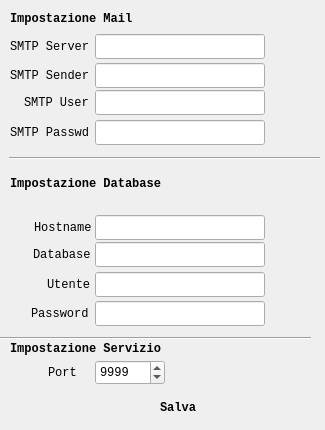
<?xml version="1.0" encoding="UTF-8"?>
<ui version="4.0">
 <class>DialogImpostazione</class>
 <widget class="QDialog" name="DialogImpostazione">
  <property name="geometry">
   <rect>
    <x>0</x>
    <y>0</y>
    <width>325</width>
    <height>430</height>
   </rect>
  </property>
  <property name="minimumSize">
   <size>
    <width>325</width>
    <height>430</height>
   </size>
  </property>
  <property name="maximumSize">
   <size>
    <width>325</width>
    <height>430</height>
   </size>
  </property>
  <property name="sizeIncrement">
   <size>
    <width>325</width>
    <height>430</height>
   </size>
  </property>
  <property name="baseSize">
   <size>
    <width>325</width>
    <height>430</height>
   </size>
  </property>
  <property name="font">
   <font>
    <family>Monospace</family>
    <pointsize>9</pointsize>
   </font>
  </property>
  <property name="cursor">
   <cursorShape>PointingHandCursor</cursorShape>
  </property>
  <property name="windowTitle">
   <string>Dialog</string>
  </property>
  <widget class="QLineEdit" name="EditDialogHostname">
   <property name="enabled">
    <bool>true</bool>
   </property>
   <property name="geometry">
    <rect>
     <x>95</x>
     <y>215</y>
     <width>170</width>
     <height>25</height>
    </rect>
   </property>
   <property name="minimumSize">
    <size>
     <width>170</width>
     <height>25</height>
    </size>
   </property>
   <property name="maximumSize">
    <size>
     <width>170</width>
     <height>25</height>
    </size>
   </property>
   <property name="font">
    <font>
     <family>Monospace</family>
     <pointsize>9</pointsize>
    </font>
   </property>
   <property name="cursor">
    <cursorShape>PointingHandCursor</cursorShape>
   </property>
   <property name="readOnly">
    <bool>false</bool>
   </property>
  </widget>
  <widget class="QLabel" name="labelHost">
   <property name="geometry">
    <rect>
     <x>34</x>
     <y>218</y>
     <width>60</width>
     <height>20</height>
    </rect>
   </property>
   <property name="minimumSize">
    <size>
     <width>50</width>
     <height>20</height>
    </size>
   </property>
   <property name="maximumSize">
    <size>
     <width>60</width>
     <height>20</height>
    </size>
   </property>
   <property name="font">
    <font>
     <family>Monospace</family>
     <pointsize>9</pointsize>
     <weight>50</weight>
     <bold>false</bold>
    </font>
   </property>
   <property name="cursor">
    <cursorShape>PointingHandCursor</cursorShape>
   </property>
   <property name="text">
    <string>Hostname</string>
   </property>
  </widget>
  <widget class="QPushButton" name="btSave">
   <property name="geometry">
    <rect>
     <x>130</x>
     <y>396</y>
     <width>25</width>
     <height>25</height>
    </rect>
   </property>
   <property name="font">
    <font>
     <family>Monospace</family>
     <pointsize>9</pointsize>
    </font>
   </property>
   <property name="cursor">
    <cursorShape>PointingHandCursor</cursorShape>
   </property>
   <property name="text">
    <string/>
   </property>
   <property name="flat">
    <bool>true</bool>
   </property>
  </widget>
  <widget class="QLineEdit" name="EditDialogPwd">
   <property name="enabled">
    <bool>true</bool>
   </property>
   <property name="geometry">
    <rect>
     <x>95</x>
     <y>301</y>
     <width>170</width>
     <height>25</height>
    </rect>
   </property>
   <property name="minimumSize">
    <size>
     <width>170</width>
     <height>25</height>
    </size>
   </property>
   <property name="maximumSize">
    <size>
     <width>170</width>
     <height>25</height>
    </size>
   </property>
   <property name="font">
    <font>
     <family>Monospace</family>
     <pointsize>9</pointsize>
    </font>
   </property>
   <property name="cursor">
    <cursorShape>PointingHandCursor</cursorShape>
   </property>
   <property name="echoMode">
    <enum>QLineEdit::Password</enum>
   </property>
   <property name="readOnly">
    <bool>false</bool>
   </property>
  </widget>
  <widget class="QLabel" name="labelPassword">
   <property name="geometry">
    <rect>
     <x>31</x>
     <y>304</y>
     <width>65</width>
     <height>20</height>
    </rect>
   </property>
   <property name="minimumSize">
    <size>
     <width>65</width>
     <height>20</height>
    </size>
   </property>
   <property name="maximumSize">
    <size>
     <width>65</width>
     <height>20</height>
    </size>
   </property>
   <property name="baseSize">
    <size>
     <width>65</width>
     <height>20</height>
    </size>
   </property>
   <property name="font">
    <font>
     <family>Monospace</family>
     <pointsize>9</pointsize>
     <weight>50</weight>
     <bold>false</bold>
    </font>
   </property>
   <property name="cursor">
    <cursorShape>PointingHandCursor</cursorShape>
   </property>
   <property name="text">
    <string>Password</string>
   </property>
  </widget>
  <widget class="QLineEdit" name="EditDialogDatabase">
   <property name="enabled">
    <bool>true</bool>
   </property>
   <property name="geometry">
    <rect>
     <x>95</x>
     <y>242</y>
     <width>170</width>
     <height>25</height>
    </rect>
   </property>
   <property name="minimumSize">
    <size>
     <width>170</width>
     <height>25</height>
    </size>
   </property>
   <property name="maximumSize">
    <size>
     <width>170</width>
     <height>25</height>
    </size>
   </property>
   <property name="font">
    <font>
     <family>Monospace</family>
     <pointsize>9</pointsize>
    </font>
   </property>
   <property name="cursor">
    <cursorShape>PointingHandCursor</cursorShape>
   </property>
   <property name="readOnly">
    <bool>false</bool>
   </property>
  </widget>
  <widget class="QLabel" name="labelDatabase">
   <property name="geometry">
    <rect>
     <x>33</x>
     <y>245</y>
     <width>60</width>
     <height>20</height>
    </rect>
   </property>
   <property name="minimumSize">
    <size>
     <width>50</width>
     <height>20</height>
    </size>
   </property>
   <property name="maximumSize">
    <size>
     <width>60</width>
     <height>20</height>
    </size>
   </property>
   <property name="font">
    <font>
     <family>Monospace</family>
     <pointsize>9</pointsize>
     <weight>50</weight>
     <bold>false</bold>
    </font>
   </property>
   <property name="cursor">
    <cursorShape>PointingHandCursor</cursorShape>
   </property>
   <property name="text">
    <string>Database</string>
   </property>
  </widget>
  <widget class="QLineEdit" name="EditDialogUsername">
   <property name="enabled">
    <bool>true</bool>
   </property>
   <property name="geometry">
    <rect>
     <x>95</x>
     <y>272</y>
     <width>170</width>
     <height>25</height>
    </rect>
   </property>
   <property name="minimumSize">
    <size>
     <width>170</width>
     <height>25</height>
    </size>
   </property>
   <property name="maximumSize">
    <size>
     <width>170</width>
     <height>25</height>
    </size>
   </property>
   <property name="font">
    <font>
     <family>Monospace</family>
     <pointsize>9</pointsize>
    </font>
   </property>
   <property name="cursor">
    <cursorShape>PointingHandCursor</cursorShape>
   </property>
   <property name="readOnly">
    <bool>false</bool>
   </property>
  </widget>
  <widget class="QLabel" name="labelUsername">
   <property name="geometry">
    <rect>
     <x>47</x>
     <y>275</y>
     <width>60</width>
     <height>20</height>
    </rect>
   </property>
   <property name="minimumSize">
    <size>
     <width>50</width>
     <height>20</height>
    </size>
   </property>
   <property name="maximumSize">
    <size>
     <width>60</width>
     <height>20</height>
    </size>
   </property>
   <property name="font">
    <font>
     <family>Monospace</family>
     <pointsize>9</pointsize>
     <weight>50</weight>
     <bold>false</bold>
    </font>
   </property>
   <property name="cursor">
    <cursorShape>PointingHandCursor</cursorShape>
   </property>
   <property name="text">
    <string>Utente</string>
   </property>
  </widget>
  <widget class="QLabel" name="labelSmtpPassword">
   <property name="geometry">
    <rect>
     <x>10</x>
     <y>123</y>
     <width>80</width>
     <height>20</height>
    </rect>
   </property>
   <property name="minimumSize">
    <size>
     <width>80</width>
     <height>20</height>
    </size>
   </property>
   <property name="maximumSize">
    <size>
     <width>80</width>
     <height>20</height>
    </size>
   </property>
   <property name="font">
    <font>
     <family>Monospace</family>
     <pointsize>9</pointsize>
     <weight>50</weight>
     <bold>false</bold>
    </font>
   </property>
   <property name="cursor">
    <cursorShape>PointingHandCursor</cursorShape>
   </property>
   <property name="text">
    <string>SMTP Passwd</string>
   </property>
  </widget>
  <widget class="QLineEdit" name="EditDialogSmtpUser">
   <property name="enabled">
    <bool>true</bool>
   </property>
   <property name="geometry">
    <rect>
     <x>95</x>
     <y>90</y>
     <width>170</width>
     <height>25</height>
    </rect>
   </property>
   <property name="minimumSize">
    <size>
     <width>170</width>
     <height>25</height>
    </size>
   </property>
   <property name="maximumSize">
    <size>
     <width>170</width>
     <height>25</height>
    </size>
   </property>
   <property name="font">
    <font>
     <family>Monospace</family>
     <pointsize>9</pointsize>
    </font>
   </property>
   <property name="cursor">
    <cursorShape>PointingHandCursor</cursorShape>
   </property>
   <property name="readOnly">
    <bool>false</bool>
   </property>
  </widget>
  <widget class="QLabel" name="labelSmtpServer">
   <property name="geometry">
    <rect>
     <x>10</x>
     <y>37</y>
     <width>80</width>
     <height>20</height>
    </rect>
   </property>
   <property name="minimumSize">
    <size>
     <width>80</width>
     <height>20</height>
    </size>
   </property>
   <property name="maximumSize">
    <size>
     <width>80</width>
     <height>20</height>
    </size>
   </property>
   <property name="font">
    <font>
     <family>Monospace</family>
     <pointsize>9</pointsize>
     <weight>50</weight>
     <bold>false</bold>
    </font>
   </property>
   <property name="cursor">
    <cursorShape>PointingHandCursor</cursorShape>
   </property>
   <property name="text">
    <string>SMTP Server</string>
   </property>
  </widget>
  <widget class="QLineEdit" name="EditDialogSmtpPassword">
   <property name="enabled">
    <bool>true</bool>
   </property>
   <property name="geometry">
    <rect>
     <x>95</x>
     <y>120</y>
     <width>170</width>
     <height>25</height>
    </rect>
   </property>
   <property name="minimumSize">
    <size>
     <width>170</width>
     <height>25</height>
    </size>
   </property>
   <property name="maximumSize">
    <size>
     <width>170</width>
     <height>25</height>
    </size>
   </property>
   <property name="font">
    <font>
     <family>Monospace</family>
     <pointsize>9</pointsize>
    </font>
   </property>
   <property name="cursor">
    <cursorShape>PointingHandCursor</cursorShape>
   </property>
   <property name="echoMode">
    <enum>QLineEdit::Password</enum>
   </property>
   <property name="readOnly">
    <bool>false</bool>
   </property>
  </widget>
  <widget class="QLabel" name="labelSmtpUser">
   <property name="geometry">
    <rect>
     <x>24</x>
     <y>93</y>
     <width>70</width>
     <height>20</height>
    </rect>
   </property>
   <property name="minimumSize">
    <size>
     <width>70</width>
     <height>20</height>
    </size>
   </property>
   <property name="maximumSize">
    <size>
     <width>70</width>
     <height>20</height>
    </size>
   </property>
   <property name="font">
    <font>
     <family>Monospace</family>
     <pointsize>9</pointsize>
     <weight>50</weight>
     <bold>false</bold>
    </font>
   </property>
   <property name="cursor">
    <cursorShape>PointingHandCursor</cursorShape>
   </property>
   <property name="text">
    <string>SMTP User</string>
   </property>
  </widget>
  <widget class="QLineEdit" name="EditDialogSmtpServer">
   <property name="enabled">
    <bool>true</bool>
   </property>
   <property name="geometry">
    <rect>
     <x>95</x>
     <y>34</y>
     <width>170</width>
     <height>25</height>
    </rect>
   </property>
   <property name="minimumSize">
    <size>
     <width>170</width>
     <height>25</height>
    </size>
   </property>
   <property name="maximumSize">
    <size>
     <width>170</width>
     <height>25</height>
    </size>
   </property>
   <property name="font">
    <font>
     <family>Monospace</family>
     <pointsize>9</pointsize>
    </font>
   </property>
   <property name="cursor">
    <cursorShape>PointingHandCursor</cursorShape>
   </property>
   <property name="readOnly">
    <bool>false</bool>
   </property>
  </widget>
  <widget class="Line" name="line">
   <property name="geometry">
    <rect>
     <x>9</x>
     <y>150</y>
     <width>311</width>
     <height>16</height>
    </rect>
   </property>
   <property name="cursor">
    <cursorShape>PointingHandCursor</cursorShape>
   </property>
   <property name="orientation">
    <enum>Qt::Horizontal</enum>
   </property>
  </widget>
  <widget class="QLabel" name="labelImpostazioneMail">
   <property name="geometry">
    <rect>
     <x>10</x>
     <y>10</y>
     <width>131</width>
     <height>18</height>
    </rect>
   </property>
   <property name="font">
    <font>
     <weight>75</weight>
     <bold>true</bold>
    </font>
   </property>
   <property name="cursor">
    <cursorShape>PointingHandCursor</cursorShape>
   </property>
   <property name="text">
    <string>Impostazione Mail</string>
   </property>
  </widget>
  <widget class="QLabel" name="labelImpostazioneDB">
   <property name="geometry">
    <rect>
     <x>10</x>
     <y>175</y>
     <width>161</width>
     <height>18</height>
    </rect>
   </property>
   <property name="font">
    <font>
     <weight>75</weight>
     <bold>true</bold>
    </font>
   </property>
   <property name="cursor">
    <cursorShape>PointingHandCursor</cursorShape>
   </property>
   <property name="text">
    <string>Impostazione Database</string>
   </property>
  </widget>
  <widget class="QLabel" name="labelImpostazioneSave">
   <property name="geometry">
    <rect>
     <x>160</x>
     <y>399</y>
     <width>51</width>
     <height>18</height>
    </rect>
   </property>
   <property name="font">
    <font>
     <weight>75</weight>
     <bold>true</bold>
    </font>
   </property>
   <property name="cursor">
    <cursorShape>PointingHandCursor</cursorShape>
   </property>
   <property name="text">
    <string>Salva</string>
   </property>
  </widget>
  <widget class="QLabel" name="labelSmtpSender">
   <property name="geometry">
    <rect>
     <x>10</x>
     <y>66</y>
     <width>80</width>
     <height>20</height>
    </rect>
   </property>
   <property name="minimumSize">
    <size>
     <width>80</width>
     <height>20</height>
    </size>
   </property>
   <property name="maximumSize">
    <size>
     <width>80</width>
     <height>20</height>
    </size>
   </property>
   <property name="font">
    <font>
     <family>Monospace</family>
     <pointsize>9</pointsize>
     <weight>50</weight>
     <bold>false</bold>
    </font>
   </property>
   <property name="cursor">
    <cursorShape>PointingHandCursor</cursorShape>
   </property>
   <property name="text">
    <string>SMTP Sender</string>
   </property>
  </widget>
  <widget class="QLineEdit" name="EditDialogSmtpSender">
   <property name="enabled">
    <bool>true</bool>
   </property>
   <property name="geometry">
    <rect>
     <x>95</x>
     <y>63</y>
     <width>170</width>
     <height>25</height>
    </rect>
   </property>
   <property name="minimumSize">
    <size>
     <width>170</width>
     <height>25</height>
    </size>
   </property>
   <property name="maximumSize">
    <size>
     <width>170</width>
     <height>25</height>
    </size>
   </property>
   <property name="font">
    <font>
     <family>Monospace</family>
     <pointsize>9</pointsize>
    </font>
   </property>
   <property name="cursor">
    <cursorShape>PointingHandCursor</cursorShape>
   </property>
   <property name="readOnly">
    <bool>false</bool>
   </property>
  </widget>
  <widget class="QLabel" name="labelImpostazioneDaemonPort">
   <property name="geometry">
    <rect>
     <x>10</x>
     <y>340</y>
     <width>161</width>
     <height>18</height>
    </rect>
   </property>
   <property name="font">
    <font>
     <weight>75</weight>
     <bold>true</bold>
    </font>
   </property>
   <property name="cursor">
    <cursorShape>PointingHandCursor</cursorShape>
   </property>
   <property name="text">
    <string>Impostazione Servizio</string>
   </property>
  </widget>
  <widget class="Line" name="line_2">
   <property name="geometry">
    <rect>
     <x>0</x>
     <y>330</y>
     <width>311</width>
     <height>16</height>
    </rect>
   </property>
   <property name="cursor">
    <cursorShape>PointingHandCursor</cursorShape>
   </property>
   <property name="orientation">
    <enum>Qt::Horizontal</enum>
   </property>
  </widget>
  <widget class="QLabel" name="labelDaemonPort">
   <property name="geometry">
    <rect>
     <x>48</x>
     <y>363</y>
     <width>50</width>
     <height>20</height>
    </rect>
   </property>
   <property name="minimumSize">
    <size>
     <width>50</width>
     <height>20</height>
    </size>
   </property>
   <property name="maximumSize">
    <size>
     <width>60</width>
     <height>20</height>
    </size>
   </property>
   <property name="font">
    <font>
     <family>Monospace</family>
     <pointsize>9</pointsize>
     <weight>50</weight>
     <bold>false</bold>
    </font>
   </property>
   <property name="cursor">
    <cursorShape>PointingHandCursor</cursorShape>
   </property>
   <property name="text">
    <string>Port</string>
   </property>
  </widget>
  <widget class="QSpinBox" name="spinBoxDaemonPort">
   <property name="geometry">
    <rect>
     <x>95</x>
     <y>360</y>
     <width>70</width>
     <height>25</height>
    </rect>
   </property>
   <property name="minimumSize">
    <size>
     <width>70</width>
     <height>25</height>
    </size>
   </property>
   <property name="maximumSize">
    <size>
     <width>70</width>
     <height>25</height>
    </size>
   </property>
   <property name="cursor">
    <cursorShape>PointingHandCursor</cursorShape>
   </property>
   <property name="minimum">
    <number>1</number>
   </property>
   <property name="maximum">
    <number>65535</number>
   </property>
   <property name="value">
    <number>9999</number>
   </property>
  </widget>
 </widget>
 <layoutdefault spacing="6" margin="11"/>
 <tabstops>
  <tabstop>EditDialogSmtpServer</tabstop>
  <tabstop>EditDialogSmtpSender</tabstop>
  <tabstop>EditDialogSmtpUser</tabstop>
  <tabstop>EditDialogSmtpPassword</tabstop>
  <tabstop>EditDialogHostname</tabstop>
  <tabstop>EditDialogDatabase</tabstop>
  <tabstop>EditDialogUsername</tabstop>
  <tabstop>EditDialogPwd</tabstop>
  <tabstop>btSave</tabstop>
 </tabstops>
 <resources/>
 <connections/>
</ui>
